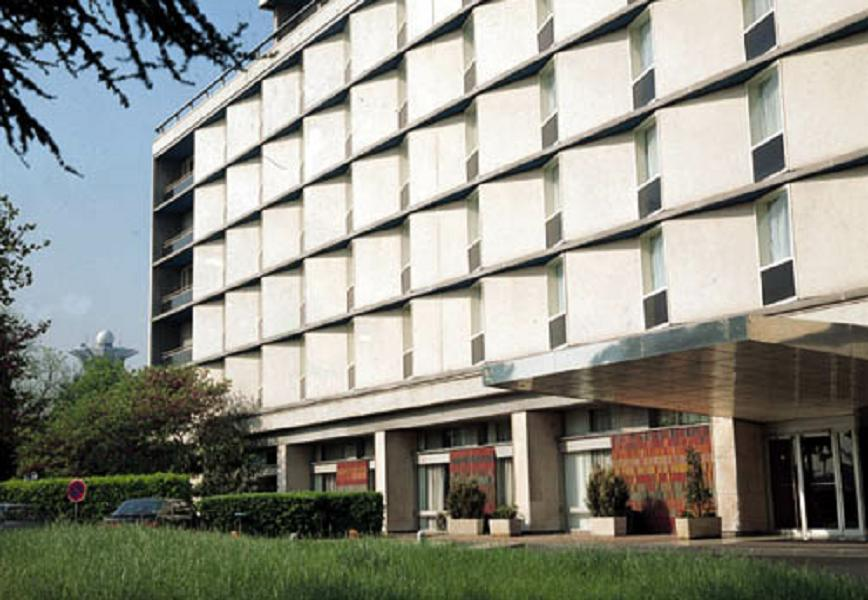
//> input picture HoughLines/test.jpg, 868 x 600 px, given in place of the camera
$ ./HSV   (built with g++ and OpenCV 4)
//> lines starting //> are read from the running program, lines starting //| are printed output that depends on the picture; after the words box and inside, x2 and y2 are one past the last pixel; in counts of white or black regions, pixels touching at a corner belong together
#include <iostream>
#include "opencv2/highgui/highgui.hpp"
#include "opencv2/imgproc/imgproc.hpp"

using namespace cv;
using namespace std;

int main(int argc, char** argv){


	Mat imgOriginal;
	VideoCapture cap(1); //capture the video from web cam

	if (!cap.isOpened()){  // if not success, exit program
		cout << "Cannot open the web cam" << endl;
		return -1;
	}

	namedWindow("Control"); //create a window called "Control"
	// [17 lines of commented-out code are left out]

	int iLowH = 0;
	int iHighH = 40;
	int iLowS = 129;
	int iHighS = 255;
	int iLowV = 60;
	int iHighV = 255;
	int value = 0;

	//Create trackbars in "Control" window
	cvCreateTrackbar("LowH", "Control", &iLowH, 179); //Hue (0 - 179)
	cvCreateTrackbar("HighH", "Control", &iHighH, 179);

	cvCreateTrackbar("LowS", "Control", &iLowS, 255); //Saturation (0 - 255)
	cvCreateTrackbar("HighS", "Control", &iHighS, 255);

	cvCreateTrackbar("LowV", "Control", &iLowV, 255); //Value (0 - 255)
	cvCreateTrackbar("HighV", "Control", &iHighV, 255);

	while (true){

		int   jsum = 1;
		int idx = 1;

		bool bSuccess = cap.read(imgOriginal); // read a new frame from video
//> imgOriginal is the input picture: 600 rows x 868 cols, CV_8UC3; mean B, G, R 133.7, 143.6, 142.9

		if (!bSuccess) //if not success, break loop
		{
			cout << "Cannot read a frame from video stream" << endl;
			break;
		}

		Mat imgHSV, imgThresholded;

		cvtColor(imgOriginal, imgHSV, COLOR_BGR2HSV); //Convert the captured frame from BGR to HSV
//> imgHSV: 600 rows x 868 cols, CV_8UC3; mean H, S, V 40.4, 55.8, 150.8
		inRange(imgHSV, Scalar(iLowH, iLowS, iLowV), Scalar(iHighH, iHighS, iHighV), imgThresholded); //Threshold the image
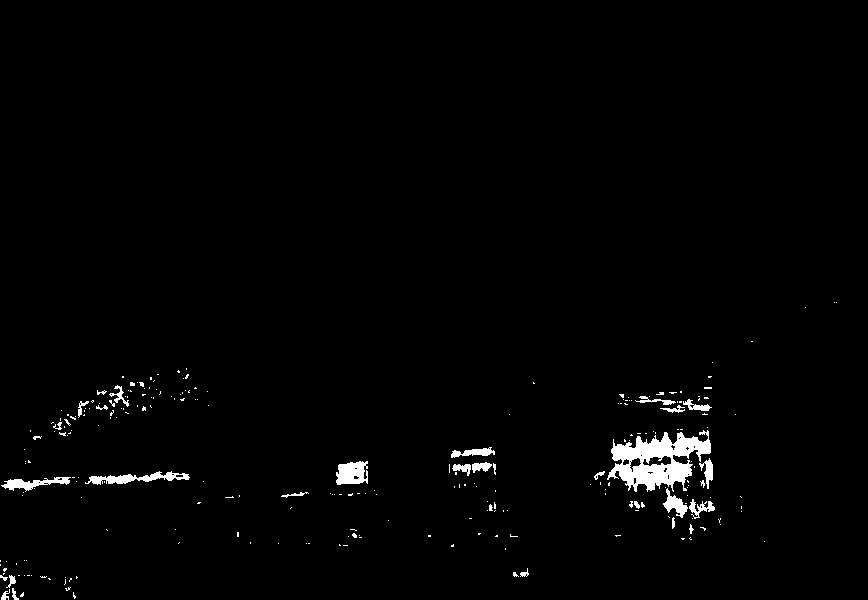
//> imgThresholded: 600 rows x 868 cols, CV_8UC1; 1.6% white; 250 white regions (218 under 20 px), largest, box (x1, y1, x2, y2) and area: (607, 430, 711, 492) 3319, (85, 471, 190, 485) 614, (336, 461, 368, 485) 597

		//morphological opening (remove small objects from the foreground)
		erode(imgThresholded, imgThresholded, getStructuringElement(MORPH_ELLIPSE, Size(5, 5)));
		dilate(imgThresholded, imgThresholded, getStructuringElement(MORPH_ELLIPSE, Size(5, 5)));

		//morphological closing (fill small holes in the foreground)
		dilate(imgThresholded, imgThresholded, getStructuringElement(MORPH_ELLIPSE, Size(5, 5)));
		erode(imgThresholded, imgThresholded, getStructuringElement(MORPH_ELLIPSE, Size(5, 5)));
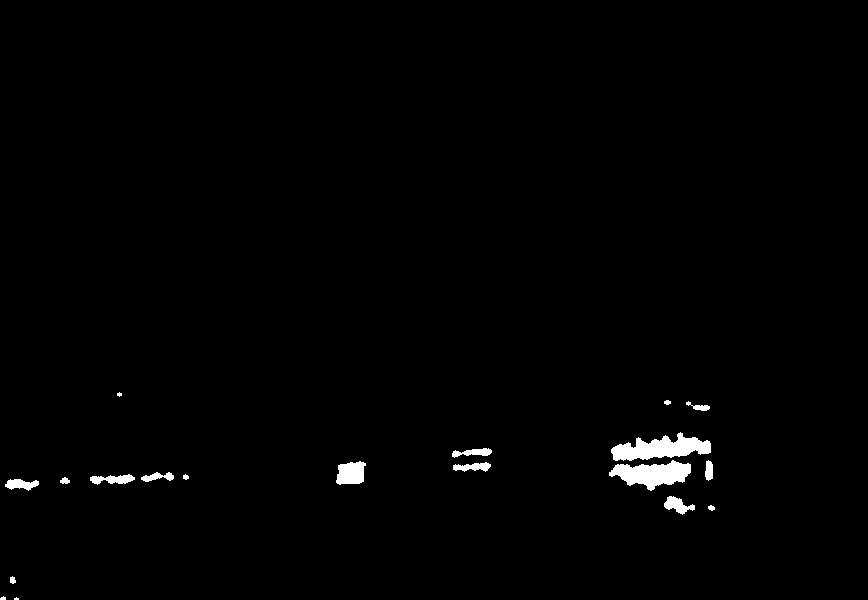
//> imgThresholded: 600 rows x 868 cols, CV_8UC1; 1.1% white; 19 white regions (3 under 20 px), largest, box (x1, y1, x2, y2) and area: (611, 432, 711, 461) 1631, (609, 460, 691, 491) 1461, (336, 461, 366, 485) 559

		imshow("Orignal", imgOriginal);
		imshow("Thresholded Image", imgThresholded); //show the thresholded image

		if (waitKey(30) == 27){ //wait for 'esc' key press for 30ms. If 'esc' key is pressed, break loop
//> the Esc key is pressed
			cout << "esc key is pressed by user" << endl;
			break;
		}
	}

	return 0;

}
